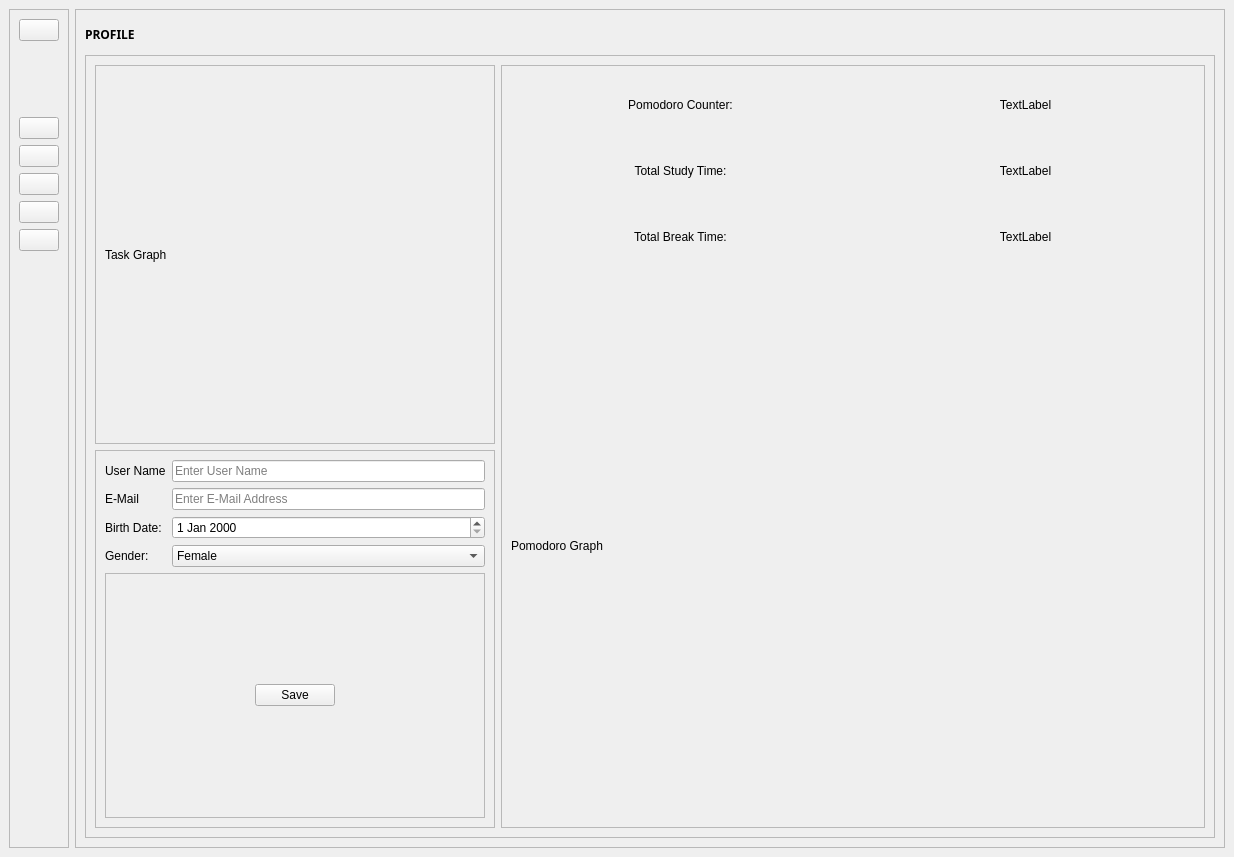
<?xml version="1.0" encoding="UTF-8"?>
<ui version="4.0">
 <class>MainWindow</class>
 <widget class="QMainWindow" name="MainWindow">
  <property name="geometry">
   <rect>
    <x>0</x>
    <y>0</y>
    <width>1234</width>
    <height>857</height>
   </rect>
  </property>
  <property name="windowTitle">
   <string>MainWindow</string>
  </property>
  <widget class="QWidget" name="centralwidget">
   <layout class="QHBoxLayout" name="horizontalLayout_2">
    <item>
     <widget class="QFrame" name="menuFrame">
      <property name="minimumSize">
       <size>
        <width>50</width>
        <height>0</height>
       </size>
      </property>
      <property name="styleSheet">
       <string notr="true"/>
      </property>
      <property name="frameShape">
       <enum>QFrame::StyledPanel</enum>
      </property>
      <property name="frameShadow">
       <enum>QFrame::Raised</enum>
      </property>
      <layout class="QVBoxLayout" name="verticalLayout">
       <item>
        <widget class="QPushButton" name="appLogo">
         <property name="text">
          <string/>
         </property>
         <property name="icon">
          <iconset resource="../icons/icons.qrc">
           <normaloff>:/icons/resourcesPNG/momentumLogo.png</normaloff>:/icons/resourcesPNG/momentumLogo.png</iconset>
         </property>
         <property name="iconSize">
          <size>
           <width>35</width>
           <height>35</height>
          </size>
         </property>
        </widget>
       </item>
       <item>
        <spacer name="verticalSpacerBottom">
         <property name="orientation">
          <enum>Qt::Vertical</enum>
         </property>
         <property name="sizeType">
          <enum>QSizePolicy::Maximum</enum>
         </property>
         <property name="sizeHint" stdset="0">
          <size>
           <width>20</width>
           <height>70</height>
          </size>
         </property>
        </spacer>
       </item>
       <item>
        <widget class="QPushButton" name="welcomeButton">
         <property name="styleSheet">
          <string notr="true"/>
         </property>
         <property name="text">
          <string/>
         </property>
         <property name="icon">
          <iconset resource="../icons/icons.qrc">
           <normaloff>:/icons/resourcesPNG/homeBeige.png</normaloff>:/icons/resourcesPNG/homeBeige.png</iconset>
         </property>
         <property name="iconSize">
          <size>
           <width>30</width>
           <height>35</height>
          </size>
         </property>
        </widget>
       </item>
       <item>
        <widget class="QPushButton" name="tasksButton">
         <property name="styleSheet">
          <string notr="true"/>
         </property>
         <property name="text">
          <string/>
         </property>
         <property name="icon">
          <iconset resource="../icons/icons.qrc">
           <normaloff>:/icons/resourcesPNG/taskBeige.png</normaloff>:/icons/resourcesPNG/taskBeige.png</iconset>
         </property>
         <property name="iconSize">
          <size>
           <width>30</width>
           <height>35</height>
          </size>
         </property>
        </widget>
       </item>
       <item>
        <widget class="QPushButton" name="calendarButton">
         <property name="styleSheet">
          <string notr="true"/>
         </property>
         <property name="text">
          <string/>
         </property>
         <property name="icon">
          <iconset resource="../icons/icons.qrc">
           <normaloff>:/icons/resourcesPNG/calendarBeige.png</normaloff>:/icons/resourcesPNG/calendarBeige.png</iconset>
         </property>
         <property name="iconSize">
          <size>
           <width>35</width>
           <height>45</height>
          </size>
         </property>
        </widget>
       </item>
       <item>
        <widget class="QPushButton" name="pomodoroButton">
         <property name="styleSheet">
          <string notr="true"/>
         </property>
         <property name="text">
          <string/>
         </property>
         <property name="icon">
          <iconset resource="../icons/icons.qrc">
           <normaloff>:/icons/resourcesPNG/pomodoroBeige.png</normaloff>:/icons/resourcesPNG/pomodoroBeige.png</iconset>
         </property>
         <property name="iconSize">
          <size>
           <width>30</width>
           <height>35</height>
          </size>
         </property>
        </widget>
       </item>
       <item>
        <widget class="QPushButton" name="profileButton">
         <property name="styleSheet">
          <string notr="true"/>
         </property>
         <property name="text">
          <string/>
         </property>
         <property name="icon">
          <iconset resource="../icons/icons.qrc">
           <normaloff>:/icons/resourcesPNG/profileDark.png</normaloff>:/icons/resourcesPNG/profileDark.png</iconset>
         </property>
         <property name="iconSize">
          <size>
           <width>35</width>
           <height>40</height>
          </size>
         </property>
        </widget>
       </item>
       <item>
        <spacer name="verticalSpacerTop">
         <property name="orientation">
          <enum>Qt::Vertical</enum>
         </property>
         <property name="sizeHint" stdset="0">
          <size>
           <width>20</width>
           <height>40</height>
          </size>
         </property>
        </spacer>
       </item>
      </layout>
     </widget>
    </item>
    <item>
     <widget class="QFrame" name="contentFrame">
      <property name="frameShape">
       <enum>QFrame::StyledPanel</enum>
      </property>
      <property name="frameShadow">
       <enum>QFrame::Raised</enum>
      </property>
      <layout class="QVBoxLayout" name="verticalLayout_2">
       <item>
        <widget class="QLabel" name="title">
         <property name="sizePolicy">
          <sizepolicy hsizetype="Expanding" vsizetype="Expanding">
           <horstretch>0</horstretch>
           <verstretch>0</verstretch>
          </sizepolicy>
         </property>
         <property name="maximumSize">
          <size>
           <width>16777215</width>
           <height>30</height>
          </size>
         </property>
         <property name="font">
          <font>
           <family>Golos Text Medium</family>
           <weight>75</weight>
           <bold>true</bold>
          </font>
         </property>
         <property name="styleSheet">
          <string notr="true"/>
         </property>
         <property name="frameShadow">
          <enum>QFrame::Plain</enum>
         </property>
         <property name="lineWidth">
          <number>1</number>
         </property>
         <property name="text">
          <string>PROFILE</string>
         </property>
         <property name="alignment">
          <set>Qt::AlignLeading|Qt::AlignLeft|Qt::AlignVCenter</set>
         </property>
         <property name="indent">
          <number>0</number>
         </property>
        </widget>
       </item>
       <item>
        <widget class="QFrame" name="profileFrame">
         <property name="frameShape">
          <enum>QFrame::StyledPanel</enum>
         </property>
         <property name="frameShadow">
          <enum>QFrame::Raised</enum>
         </property>
         <layout class="QGridLayout" name="gridLayout_3">
          <item row="0" column="0">
           <widget class="QFrame" name="taskSummaryFrame">
            <property name="maximumSize">
             <size>
              <width>400</width>
              <height>16777215</height>
             </size>
            </property>
            <property name="frameShape">
             <enum>QFrame::StyledPanel</enum>
            </property>
            <property name="frameShadow">
             <enum>QFrame::Raised</enum>
            </property>
            <layout class="QVBoxLayout" name="verticalLayout_3">
             <item>
              <widget class="QLabel" name="taskGraph">
               <property name="text">
                <string>Task Graph</string>
               </property>
              </widget>
             </item>
            </layout>
           </widget>
          </item>
          <item row="0" column="1" rowspan="2">
           <widget class="QFrame" name="pomodoroSummaryFrame">
            <property name="frameShape">
             <enum>QFrame::StyledPanel</enum>
            </property>
            <property name="frameShadow">
             <enum>QFrame::Raised</enum>
            </property>
            <layout class="QGridLayout" name="gridLayout_2">
             <item row="1" column="1">
              <widget class="QLabel" name="totalStudyTimeOutput">
               <property name="text">
                <string>TextLabel</string>
               </property>
               <property name="alignment">
                <set>Qt::AlignCenter</set>
               </property>
              </widget>
             </item>
             <item row="2" column="0">
              <widget class="QLabel" name="totalBreakTimeLabel">
               <property name="maximumSize">
                <size>
                 <width>16777215</width>
                 <height>60</height>
                </size>
               </property>
               <property name="text">
                <string>Total Break Time:</string>
               </property>
               <property name="alignment">
                <set>Qt::AlignCenter</set>
               </property>
              </widget>
             </item>
             <item row="1" column="0">
              <widget class="QLabel" name="totalStudyTimeLabel">
               <property name="maximumSize">
                <size>
                 <width>16777215</width>
                 <height>60</height>
                </size>
               </property>
               <property name="text">
                <string>Total Study Time:</string>
               </property>
               <property name="alignment">
                <set>Qt::AlignCenter</set>
               </property>
              </widget>
             </item>
             <item row="2" column="1">
              <widget class="QLabel" name="totalBreakTimeOutput">
               <property name="text">
                <string>TextLabel</string>
               </property>
               <property name="alignment">
                <set>Qt::AlignCenter</set>
               </property>
              </widget>
             </item>
             <item row="3" column="0" colspan="2">
              <widget class="QLabel" name="pomodoroGraph">
               <property name="text">
                <string>Pomodoro Graph</string>
               </property>
              </widget>
             </item>
             <item row="0" column="0">
              <widget class="QLabel" name="pomodoroCounterLabel">
               <property name="maximumSize">
                <size>
                 <width>16777215</width>
                 <height>60</height>
                </size>
               </property>
               <property name="text">
                <string>Pomodoro Counter:</string>
               </property>
               <property name="alignment">
                <set>Qt::AlignCenter</set>
               </property>
              </widget>
             </item>
             <item row="0" column="1">
              <widget class="QLabel" name="PomodoroCounterOutput">
               <property name="text">
                <string>TextLabel</string>
               </property>
               <property name="alignment">
                <set>Qt::AlignCenter</set>
               </property>
              </widget>
             </item>
            </layout>
           </widget>
          </item>
          <item row="1" column="0">
           <widget class="QFrame" name="settingsFrame">
            <property name="minimumSize">
             <size>
              <width>0</width>
              <height>0</height>
             </size>
            </property>
            <property name="maximumSize">
             <size>
              <width>400</width>
              <height>500</height>
             </size>
            </property>
            <property name="frameShape">
             <enum>QFrame::StyledPanel</enum>
            </property>
            <property name="frameShadow">
             <enum>QFrame::Raised</enum>
            </property>
            <layout class="QGridLayout" name="gridLayout">
             <item row="1" column="0">
              <widget class="QLabel" name="emailLabel">
               <property name="text">
                <string>E-Mail</string>
               </property>
              </widget>
             </item>
             <item row="3" column="0">
              <widget class="QLabel" name="genderLabel">
               <property name="text">
                <string>Gender:</string>
               </property>
              </widget>
             </item>
             <item row="0" column="0">
              <widget class="QLabel" name="userNameLabel">
               <property name="text">
                <string>User Name</string>
               </property>
              </widget>
             </item>
             <item row="2" column="0">
              <widget class="QLabel" name="birthDateLabel">
               <property name="text">
                <string>Birth Date:</string>
               </property>
              </widget>
             </item>
             <item row="4" column="0" colspan="2">
              <widget class="QFrame" name="saveFrame">
               <property name="frameShape">
                <enum>QFrame::StyledPanel</enum>
               </property>
               <property name="frameShadow">
                <enum>QFrame::Raised</enum>
               </property>
               <layout class="QHBoxLayout" name="horizontalLayout">
                <item>
                 <spacer name="horizontalSpacer">
                  <property name="orientation">
                   <enum>Qt::Horizontal</enum>
                  </property>
                  <property name="sizeHint" stdset="0">
                   <size>
                    <width>125</width>
                    <height>20</height>
                   </size>
                  </property>
                 </spacer>
                </item>
                <item>
                 <widget class="QPushButton" name="saveChangesButton">
                  <property name="text">
                   <string>Save</string>
                  </property>
                 </widget>
                </item>
                <item>
                 <spacer name="horizontalSpacer_2">
                  <property name="orientation">
                   <enum>Qt::Horizontal</enum>
                  </property>
                  <property name="sizeHint" stdset="0">
                   <size>
                    <width>124</width>
                    <height>20</height>
                   </size>
                  </property>
                 </spacer>
                </item>
               </layout>
              </widget>
             </item>
             <item row="1" column="1">
              <widget class="QLineEdit" name="emailInput">
               <property name="placeholderText">
                <string>Enter E-Mail Address</string>
               </property>
              </widget>
             </item>
             <item row="2" column="1">
              <widget class="QDateEdit" name="birthDateInput"/>
             </item>
             <item row="3" column="1">
              <widget class="QComboBox" name="genderInput">
               <item>
                <property name="text">
                 <string>Female</string>
                </property>
               </item>
               <item>
                <property name="text">
                 <string>Male</string>
                </property>
               </item>
              </widget>
             </item>
             <item row="0" column="1">
              <widget class="QLineEdit" name="userNameInput">
               <property name="placeholderText">
                <string>Enter User Name</string>
               </property>
              </widget>
             </item>
            </layout>
           </widget>
          </item>
         </layout>
        </widget>
       </item>
      </layout>
     </widget>
    </item>
   </layout>
  </widget>
 </widget>
 <resources>
  <include location="../icons/icons.qrc"/>
 </resources>
 <connections/>
</ui>
